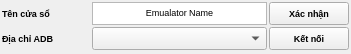
   <widget class="QWidget" name="gridLayoutWidget_3">
    <property name="geometry">
     <rect>
      <x>0</x>
      <y>0</y>
      <width>351</width>
      <height>54</height>
     </rect>
    </property>
    <layout class="QGridLayout" name="row1" columnstretch="0,0,0">
     <property name="leftMargin">
      <number>2</number>
     </property>
     <property name="topMargin">
      <number>2</number>
     </property>
     <property name="rightMargin">
      <number>2</number>
     </property>
     <property name="bottomMargin">
      <number>2</number>
     </property>
     <property name="spacing">
      <number>2</number>
     </property>
     <item row="0" column="0">
      <widget class="QLabel" name="lblChooseEmulator">
       <property name="sizePolicy">
        <sizepolicy hsizetype="Minimum" vsizetype="Minimum">
         <horstretch>0</horstretch>
         <verstretch>0</verstretch>
        </sizepolicy>
       </property>
       <property name="minimumSize">
        <size>
         <width>0</width>
         <height>18</height>
        </size>
       </property>
       <property name="maximumSize">
        <size>
         <width>90</width>
         <height>18</height>
        </size>
       </property>
       <property name="font">
        <font>
         <pointsize>7</pointsize>
         <weight>75</weight>
         <bold>true</bold>
        </font>
       </property>
       <property name="text">
        <string>Tên cửa sổ</string>
       </property>
      </widget>
     </item>
     <item row="0" column="1">
      <widget class="QTextEdit" name="txtEmulatorName">
       <property name="sizePolicy">
        <sizepolicy hsizetype="Ignored" vsizetype="Ignored">
         <horstretch>0</horstretch>
         <verstretch>0</verstretch>
        </sizepolicy>
       </property>
       <property name="minimumSize">
        <size>
         <width>0</width>
         <height>23</height>
        </size>
       </property>
       <property name="maximumSize">
        <size>
         <width>16777215</width>
         <height>23</height>
        </size>
       </property>
       <property name="font">
        <font>
         <pointsize>7</pointsize>
        </font>
       </property>
       <property name="html">
        <string>&lt;!DOCTYPE HTML PUBLIC &quot;-//W3C//DTD HTML 4.0//EN&quot; &quot;http://www.w3.org/TR/REC-html40/strict.dtd&quot;&gt;
&lt;html&gt;&lt;head&gt;&lt;meta name=&quot;qrichtext&quot; content=&quot;1&quot; /&gt;&lt;style type=&quot;text/css&quot;&gt;
p, li { white-space: pre-wrap; }
&lt;/style&gt;&lt;/head&gt;&lt;body style=&quot; font-family:'MS Shell Dlg 2'; font-size:7pt; font-weight:400; font-style:normal;&quot;&gt;
&lt;p align=&quot;center&quot; style=&quot; margin-top:0px; margin-bottom:0px; margin-left:0px; margin-right:0px; -qt-block-indent:0; text-indent:0px;&quot;&gt;Emualator Name&lt;/p&gt;&lt;/body&gt;&lt;/html&gt;</string>
       </property>
      </widget>
     </item>
     <item row="1" column="0">
      <widget class="QLabel" name="lblAdbAddress">
       <property name="sizePolicy">
        <sizepolicy hsizetype="Fixed" vsizetype="Fixed">
         <horstretch>0</horstretch>
         <verstretch>0</verstretch>
        </sizepolicy>
       </property>
       <property name="minimumSize">
        <size>
         <width>88</width>
         <height>18</height>
        </size>
       </property>
       <property name="maximumSize">
        <size>
         <width>88</width>
         <height>18</height>
        </size>
       </property>
       <property name="font">
        <font>
         <pointsize>7</pointsize>
         <weight>75</weight>
         <bold>true</bold>
        </font>
       </property>
       <property name="text">
        <string>Địa chỉ ADB</string>
       </property>
      </widget>
     </item>
     <item row="0" column="2">
      <widget class="QPushButton" name="btnConnectWindowTitle">
       <property name="sizePolicy">
        <sizepolicy hsizetype="Fixed" vsizetype="Fixed">
         <horstretch>0</horstretch>
         <verstretch>0</verstretch>
        </sizepolicy>
       </property>
       <property name="minimumSize">
        <size>
         <width>80</width>
         <height>23</height>
        </size>
       </property>
       <property name="maximumSize">
        <size>
         <width>80</width>
         <height>23</height>
        </size>
       </property>
       <property name="font">
        <font>
         <pointsize>7</pointsize>
         <weight>75</weight>
         <bold>true</bold>
        </font>
       </property>
       <property name="text">
        <string>Xác nhận</string>
       </property>
      </widget>
     </item>
     <item row="1" column="2">
      <widget class="QPushButton" name="btnConnectAdb">
       <property name="sizePolicy">
        <sizepolicy hsizetype="Fixed" vsizetype="Fixed">
         <horstretch>0</horstretch>
         <verstretch>0</verstretch>
        </sizepolicy>
       </property>
       <property name="minimumSize">
        <size>
         <width>80</width>
         <height>23</height>
        </size>
       </property>
       <property name="maximumSize">
        <size>
         <width>80</width>
         <height>23</height>
        </size>
       </property>
       <property name="font">
        <font>
         <pointsize>7</pointsize>
         <weight>75</weight>
         <bold>true</bold>
        </font>
       </property>
       <property name="text">
        <string>Kết nối</string>
       </property>
      </widget>
     </item>
     <item row="1" column="1">
      <widget class="QComboBox" name="listAdbAddress">
       <property name="minimumSize">
        <size>
         <width>0</width>
         <height>23</height>
        </size>
       </property>
       <property name="maximumSize">
        <size>
         <width>16777215</width>
         <height>23</height>
        </size>
       </property>
      </widget>
     </item>
    </layout>
   </widget>
